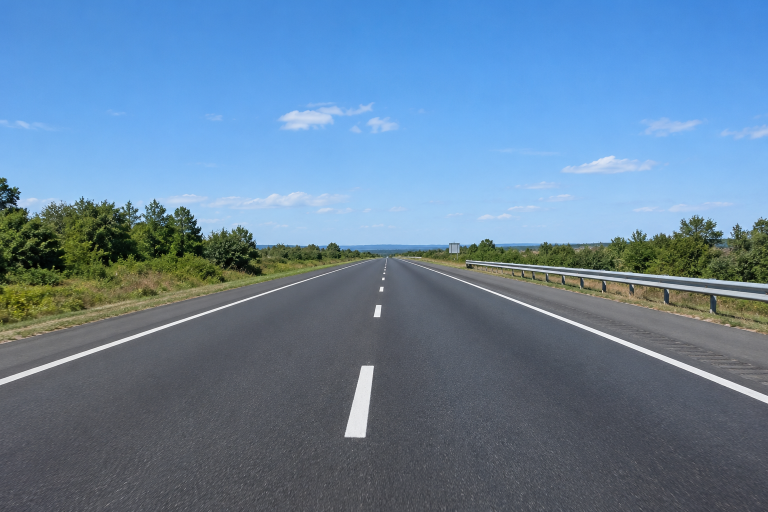
#> input picture images/road.png, 1536 x 1024 px (shown at 1/2 size)
$ python lane_detector.py
#> lines starting #> are read from the running program, lines starting #| are printed output that depends on the picture; after the words box and inside, x2 and y2 are one past the last pixel; in counts of white or black regions, pixels touching at a corner belong together
import os
import cv2
import numpy as np

IMAGE_PATH = "images/road.png"
SHOW_WINDOWS = False

HORIZON = 0.52


def load_image(path):
#> called with path = 'images/road.png'
    image = cv2.imread(path)
#> image is the input picture: shape (1024, 1536, 3); mean B, G, R 156.7, 129.8, 101.1
    if image is None:
        raise SystemExit(f"Error: Could not load {path}. Check that the image exists.")
    return cv2.resize(image, (960, 540)), image


def roi_polygon(width, height):
    return np.array([[
        (0, height - 1),
        (0, int(height * 0.73)),
        (int(width * 0.46), int(height * HORIZON)),
        (int(width * 0.54), int(height * HORIZON)),
        (width - 1, int(height * 0.73)),
        (width - 1, height - 1),
    ]], dtype=np.int32)


def detect_edges(image):
    hsv = cv2.cvtColor(image, cv2.COLOR_BGR2HSV)
#> hsv: shape (540, 960, 3); mean H, S, V 100.6, 84.3, 161.1

    white_mask = cv2.inRange(hsv, np.array([0, 0, 190]), np.array([180, 40, 255]))
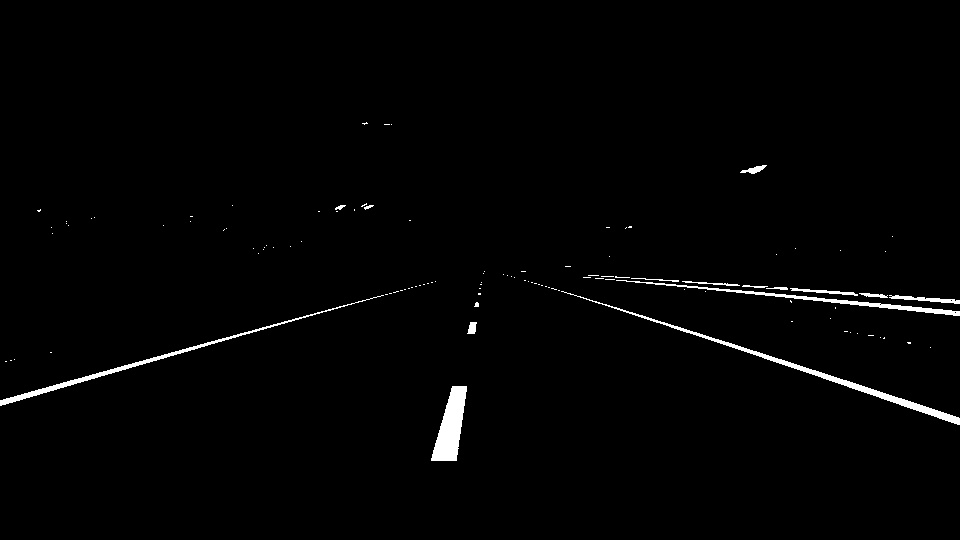
#> white_mask: shape (540, 960); 1.3% white; 114 white regions (99 under 20 px), largest, box (x1, y1, x2, y2) and area: (561, 291, 960, 425) 1762, (431, 386, 467, 461) 1548, (0, 295, 384, 406) 1300
    yellow_mask = cv2.inRange(hsv, np.array([15, 80, 120]), np.array([35, 255, 255]))
#> yellow_mask: shape (540, 960); 1.8% white in thin lines or dots, all inside (x1, y1, x2, y2) = (0, 227, 960, 357)

    combined_mask = cv2.bitwise_or(white_mask, yellow_mask)
#> combined_mask: shape (540, 960); 3.1% white; 694 white regions (626 under 20 px), largest, box (x1, y1, x2, y2) and area: (91, 285, 320, 333) 1905, (561, 291, 960, 425) 1762, (431, 386, 467, 461) 1548
    blurred = cv2.GaussianBlur(combined_mask, (5, 5), 0)
    edges = cv2.Canny(blurred, 50, 150)
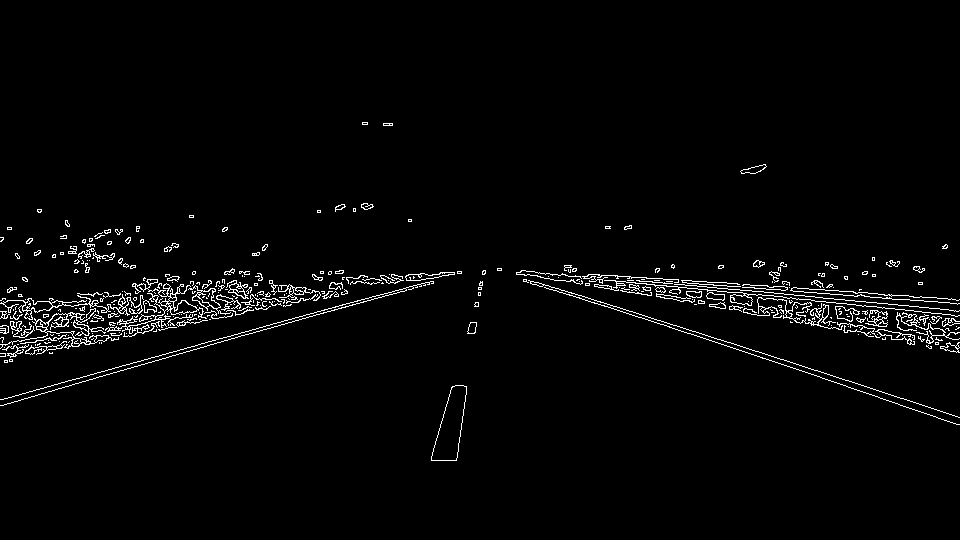
#> edges: shape (540, 960); 2.4% white in thin lines or dots, all inside (x1, y1, x2, y2) = (0, 122, 960, 461)

    height, width = edges.shape
#> height = 540; width = 960
    roi_mask = np.zeros_like(edges)
    cv2.fillPoly(roi_mask, roi_polygon(width, height), 255)
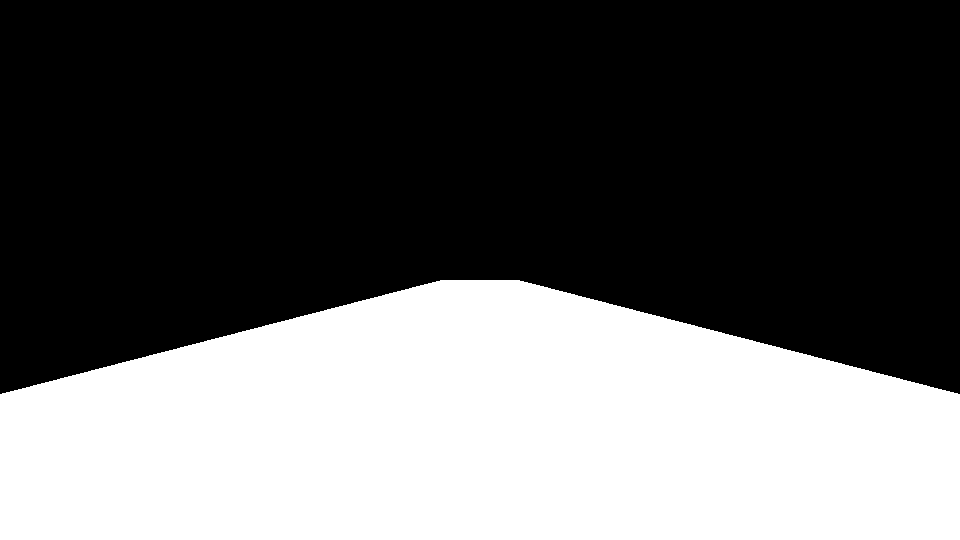
#> roi_mask: shape (540, 960); 38.4% white; 1 white region, box (x1, y1, x2, y2) and area: (0, 280, 960, 540) 199212
    roi_edges = cv2.bitwise_and(edges, roi_mask)
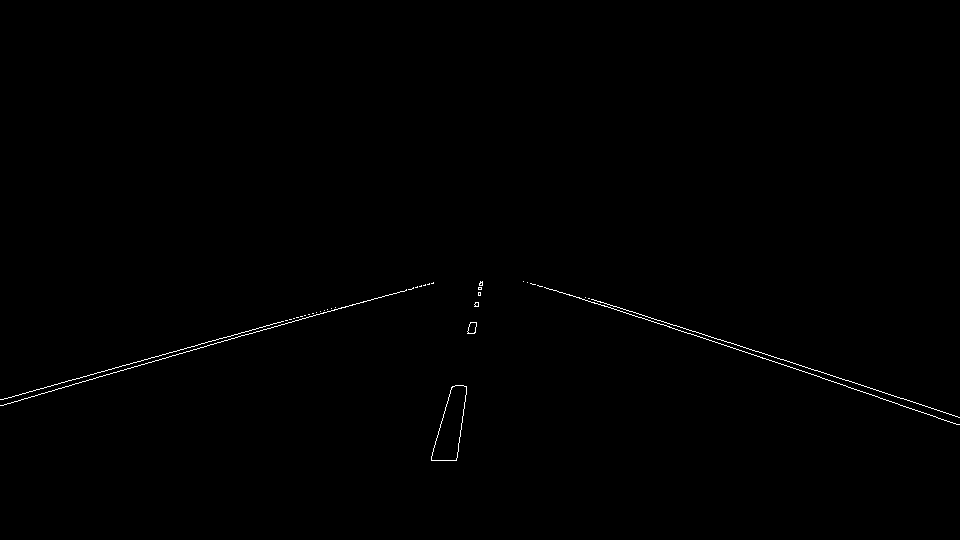
#> roi_edges: shape (540, 960); 0.35% white in thin lines or dots, all inside (x1, y1, x2, y2) = (0, 281, 960, 461)

    return white_mask, yellow_mask, combined_mask, blurred, edges, roi_edges


def fit_lane(points, y_top, y_bottom):
    pts = np.array(points, dtype=np.float32)
    vx, vy, x0, y0 = cv2.fitLine(pts, cv2.DIST_L2, 0, 0.01, 0.01).flatten()
    if abs(vy) < 1e-6:
        return None
    x_top = int(x0 + (y_top - y0) * vx / vy)
    x_bottom = int(x0 + (y_bottom - y0) * vx / vy)
    return (x_top, y_top), (x_bottom, y_bottom)


def detect_lanes(image, roi_edges):
    height, width = roi_edges.shape
#> height = 540; width = 960
    result = image.copy()

    lines = cv2.HoughLinesP(
        roi_edges, rho=1, theta=np.pi / 180,
        threshold=20, minLineLength=20, maxLineGap=40,
    )
#> lines = 19 rows, first 6: [600, 301, 959, 417], [0, 405, 363, 301], [535, 284, 830, 380], [1, 405, 203, 347], [457, 457, 466, 391], [140, 361, 296, 317]
    if lines is None:
        print("No lane segments detected. Check the ROI and colour mask.")
        return result

    left, right = [], []
    for x1, y1, x2, y2 in lines.reshape(-1, 4):
        dx, dy = int(x2 - x1), int(y2 - y1)
        if abs(dy) < 4:
            continue
        mx = (x1 + x2) / 2
        slope = dy / (dx if dx != 0 else 0.001)

        if -2.5 < slope < -0.2 and mx < 0.5 * width:
            left += [(x1, y1), (x2, y2)]
        elif 0.2 < slope < 2.5 and mx > 0.5 * width:
            right += [(x1, y1), (x2, y2)]
#> this loop made 19 passes
#> (x1, y1, x2, y2, dx, dy, mx, slope) on pass 3: (535, 284, 830, 380, 295, 96, 682.5, 0.325)
#> (x1, y1, x2, y2, dx, dy, mx, slope) on pass 4: (1, 405, 203, 347, 202, -58, 102, -0.287)

    y_top = int(height * HORIZON) + 5
#> y_top = 285
    y_bottom = height - 1
#> y_bottom = 539

    for pts in (left, right):
        if len(pts) < 4:
            continue
        seg = fit_lane(pts, y_top, y_bottom)
        if seg:
            cv2.line(result, seg[0], seg[1], (0, 0, 255), 4)
#> this loop made 2 passes
#> (vx in fit_lane, vy in fit_lane, x0 in fit_lane, y0 in fit_lane, x_top in fit_lane, x_bottom in fit_lane, seg) on passes 1 to 2: (0.964, -0.267, 217.5, 341.1, 419, -495, ((419, 285), (-495, 539))), (0.949, 0.314, 772.7, 360.5, 544, 1312, ((544, 285), (1312, 539)))
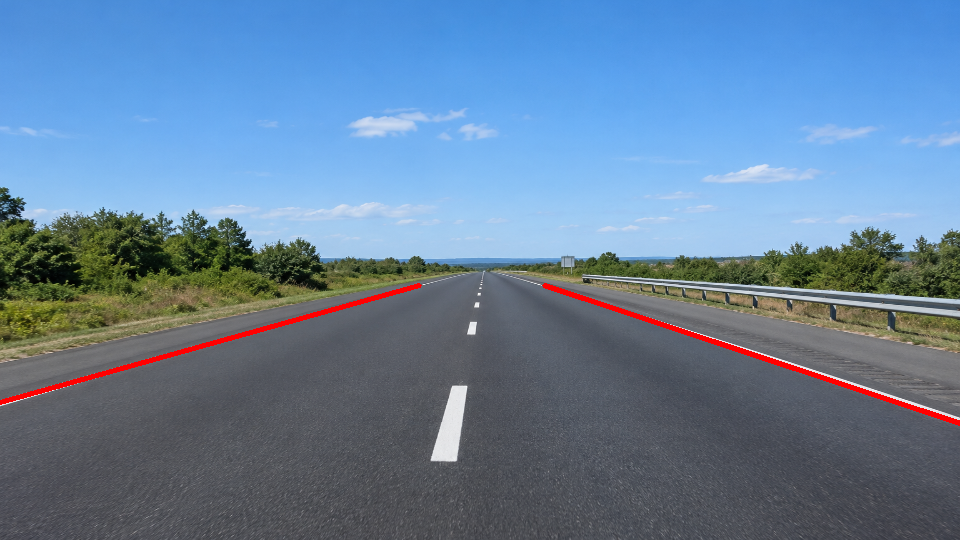
#> result: shape (540, 960, 3); mean of channels 0, 1, 2 155, 128.1, 101.7; drawn as B, G, R

    return result


def outline_centre_dashes(image, full_image):
    full_h, full_w = full_image.shape[:2]
#> full_h = 1024; full_w = 1536
    scale = np.array([image.shape[1] / full_w, image.shape[0] / full_h])
#> scale = [0.625, 0.527]

    hsv = cv2.cvtColor(full_image, cv2.COLOR_BGR2HSV)
#> hsv: shape (1024, 1536, 3); mean H, S, V 100.5, 84.4, 161.2
    mask = cv2.inRange(hsv, np.array([0, 0, 170]), np.array([180, 50, 255]))
#> mask: shape (1024, 1536); 1.7% white; 544 white regions (507 under 20 px), largest, box (x1, y1, x2, y2) and area: (797, 518, 1536, 807) 5726, (689, 731, 748, 875) 4798, (0, 522, 736, 770) 4356

    road = np.zeros_like(mask)
    cv2.fillPoly(road, roi_polygon(full_w, full_h), 255)
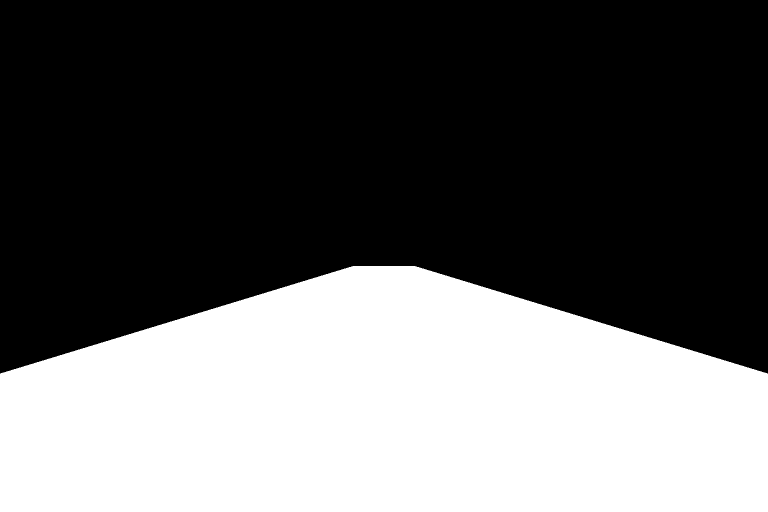
#> road: shape (1024, 1536) (shown at 1/2 size); 38.4% white; 1 white region, box (x1, y1, x2, y2) and area: (0, 532, 1536, 1024) 603707
    mask = cv2.bitwise_and(mask, road)
#> mask: shape (1024, 1536); 0.95% white; 28 white regions (22 under 20 px), largest, box (x1, y1, x2, y2) and area: (904, 555, 1536, 807) 5547, (689, 731, 748, 875) 4798, (0, 562, 609, 770) 4094, (747, 610, 763, 635) 291, (759, 573, 767, 583) 72, (764, 555, 769, 561) 24

    strip = np.zeros_like(mask)
    x0, x1 = int(full_w * 0.44), int(full_w * 0.54)
#> x0 = 675; x1 = 829
    strip[:, x0:x1] = mask[:, x0:x1]
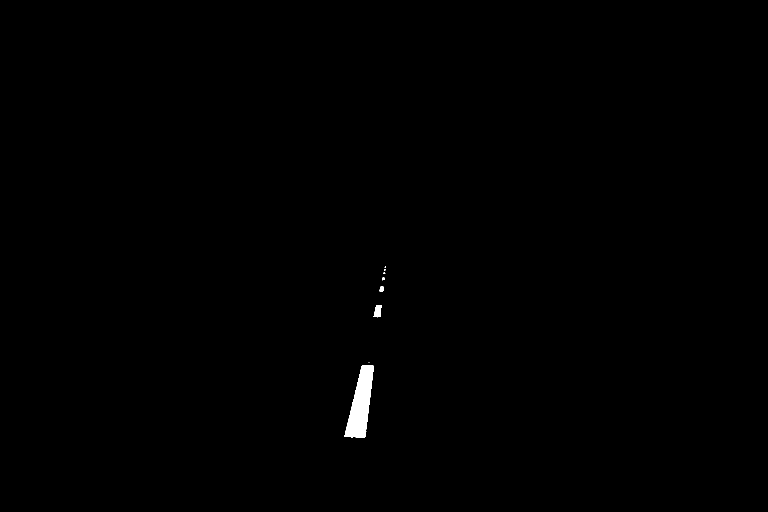
#> strip: shape (1024, 1536) (shown at 1/2 size); 0.33% white; 9 white regions (5 under 20 px)

    contours, _ = cv2.findContours(strip, cv2.RETR_EXTERNAL, cv2.CHAIN_APPROX_NONE)
#> contours = 9 contours, 6 with area under 20; largest, box (x1, y1, x2, y2) and area: (689, 731, 748, 875) 4624, (747, 610, 763, 635) 256, (759, 573, 767, 583) 56

    for c in contours:
        if len(c) < 2:
            continue
        hull = cv2.convexHull(c)
        shape = np.round(hull.astype(np.float32) * scale).astype(np.int32)

        if cv2.contourArea(shape) < 40:
            cv2.fillPoly(image, [shape], (0, 0, 255))
            cv2.polylines(image, [shape], True, (0, 0, 255), 1)
        else:
            cv2.polylines(image, [shape], True, (0, 0, 255), 2)
#> this loop made 9 passes
#> (c, hull, shape) on passes 2, 8, 9: ([[737, 724], [738, 724]], [[738, 724], [737, 724]], [[461, 382], [461, 382]]), ([[770, 534], [769, 535], [770, 535], [771, 535]], [[771, 535], [769, 535], [770, 534]], [[482, 282], [481, 282], [481, 282]]), ([[770, 532], [771, 532]], [[771, 532], [770, 532]], [[482, 281], [481, 281]])
#> (hull, shape) on pass 7: ([[771, 539], [770, 540], [768, 540], [768, 539]], [[482, 284], [481, 285], [480, 285], [480, 284]])
    return image


def main():
    os.makedirs("output", exist_ok=True)

    image, full_image = load_image(IMAGE_PATH)
    white_mask, yellow_mask, combined_mask, blurred, edges, roi_edges = detect_edges(image)
    lane_image = detect_lanes(image, roi_edges)
    lane_image = outline_centre_dashes(lane_image, full_image)

    cv2.imwrite("output/original.jpg", image)
    cv2.imwrite("output/hsv_mask.jpg", white_mask)
    cv2.imwrite("output/colour_mask.jpg", yellow_mask)
    cv2.imwrite("output/blurred.jpg", blurred)
    cv2.imwrite("output/canny_edges.jpg", edges)
    cv2.imwrite("output/roi_edges.jpg", roi_edges)
    cv2.imwrite("output/lane_lines.jpg", lane_image)

    print("Processing complete. Check your output folder.")


if __name__ == "__main__":
    main()
